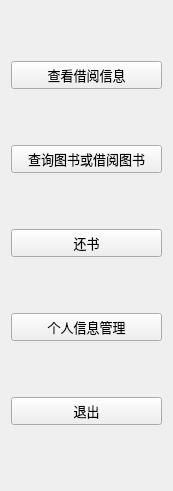
   <widget class="QWidget" name="verticalLayoutWidget">
    <property name="geometry">
     <rect>
      <x>0</x>
      <y>50</y>
      <width>173</width>
      <height>491</height>
     </rect>
    </property>
    <layout class="QVBoxLayout" name="verticalLayout">
     <item>
      <widget class="QPushButton" name="pushButton_3">
       <property name="font">
        <font>
         <family>楷体</family>
         <pointsize>10</pointsize>
         <weight>50</weight>
         <bold>false</bold>
         <underline>false</underline>
        </font>
       </property>
       <property name="text">
        <string>查看借阅信息</string>
       </property>
      </widget>
     </item>
     <item>
      <widget class="QPushButton" name="pushButton_2">
       <property name="font">
        <font>
         <family>楷体</family>
         <pointsize>10</pointsize>
         <weight>50</weight>
         <bold>false</bold>
         <underline>false</underline>
        </font>
       </property>
       <property name="text">
        <string>查询图书或借阅图书</string>
       </property>
      </widget>
     </item>
     <item>
      <widget class="QPushButton" name="pushButton_5">
       <property name="font">
        <font>
         <family>楷体</family>
         <pointsize>10</pointsize>
         <weight>50</weight>
         <bold>false</bold>
         <underline>false</underline>
        </font>
       </property>
       <property name="text">
        <string>还书</string>
       </property>
      </widget>
     </item>
     <item>
      <widget class="QPushButton" name="pushButton">
       <property name="font">
        <font>
         <family>楷体</family>
         <pointsize>10</pointsize>
         <weight>50</weight>
         <bold>false</bold>
         <underline>false</underline>
        </font>
       </property>
       <property name="text">
        <string>个人信息管理</string>
       </property>
      </widget>
     </item>
     <item>
      <widget class="QPushButton" name="pushButton_10">
       <property name="font">
        <font>
         <family>楷体</family>
         <pointsize>10</pointsize>
         <weight>50</weight>
         <bold>false</bold>
         <underline>false</underline>
        </font>
       </property>
       <property name="text">
        <string>退出</string>
       </property>
      </widget>
     </item>
    </layout>
   </widget>
